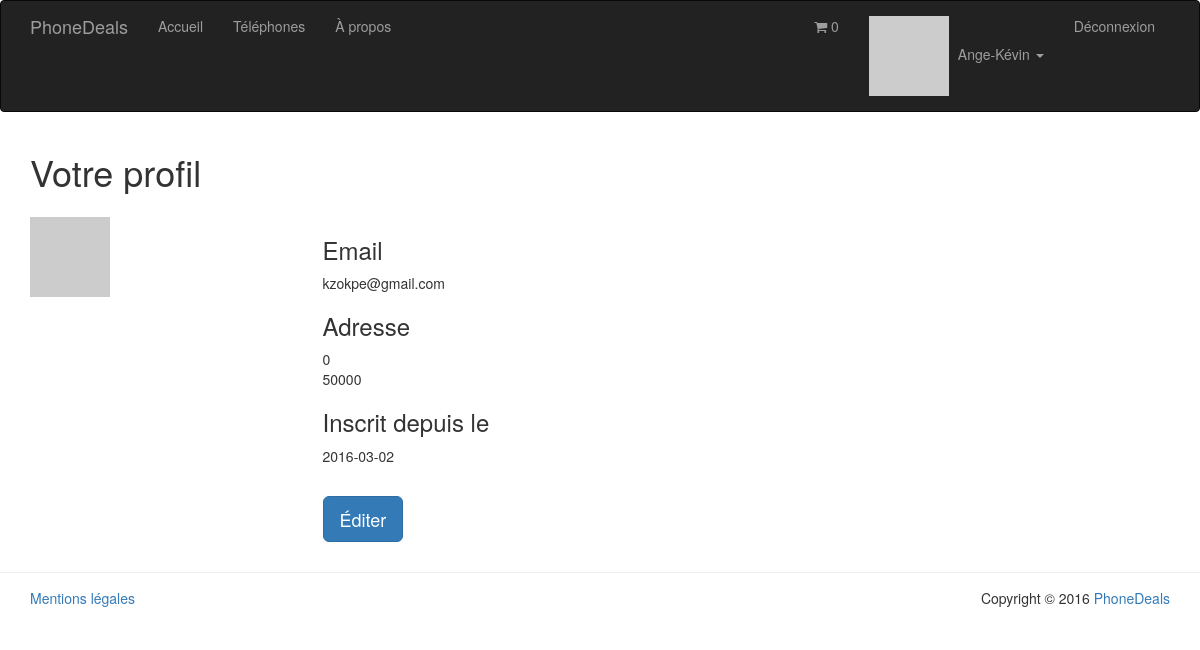
/index.php?page=profile (signed in), run on the app's committed database.
### tables this page shows
CREATE TABLE `member` (
  `id` int(11) NOT NULL,
  `first_name` varchar(128) NOT NULL,
  `last_name` varchar(128) NOT NULL,
  `email` varchar(128) NOT NULL,
  `password` varchar(128) NOT NULL,
  `way_num` int(128) NOT NULL,
  `way_type` enum('Allée','Avenue','Boulevard','Carrrefour','Chemin','Chaussée','Cité','Corniche','Cours','Domaine','Descente','Ecart','Esplanade','Faubourg','Grande Rue','Hameau','Halle','Impasse','Lieu-dit','Lotissement','Marché','Montée','Passage','Place','Plaine','Plateau','Promenade','Parvis','Quartier','Quai','Résidence','Ruelle','Rocade','Rond-point','Route','Rue','Sente','Sentier','Square','Terre-plein','Traverse','Villa','Village') NOT NULL,
  `way_name` varchar(64) NOT NULL,
  `city` varchar(128) NOT NULL,
  `zip_code` int(11) NOT NULL,
  `admin` tinyint(1) NOT NULL,
  `register_date` date NOT NULL
);

### app/model/Member.class.php (called while the page is built, shortened)
<?php
	class Member {
		public function __get($nom){
			return $this->$nom;
		}
		public static function getMemberById($id) {
			$db = PDOConnexion::getInstance();
			$sql = 'SELECT * FROM member WHERE id = :id';
			$sth = $db->prepare($sql);
			$sth->setFetchMode(PDO::FETCH_CLASS|PDO::FETCH_PROPS_LATE, 'Member');
			$sth->execute(array(
				':id' => $id
			));
			return $sth->fetch();
		}
	}
?>

### app/view/profile.php (the view, shortened to what this page needs)
<?php if (App::isLogged()) { ?>
	<div class="container">
		<div class="row">
			<div class="col-md-12">
				<div class="row" style="margin-bottom: 15px;">
					<div class="col-md-12">
						<h1>Votre profil</h1>
					</div>
				</div>
				<div class="row">
					<div class="col-md-3">
						<img src="<?php echo App::getGravatar($member->email); ?>" alt="Avatar de <?php echo $member->first_name; ?>" />
					</div>
					<div class="col-md-9">
						<h3>Email</h3>
						<?php echo $member->email; ?>
						<h3>Adresse</h3>
						<?php echo $member->way_num; ?>
						<?php echo $member->way_name; ?><br />
						<?php echo $member->zip_code; ?>
						<h3>Inscrit depuis le</h3>
						<?php echo $member->register_date; ?><br />
						<a href="#" class="btn btn-lg btn-primary" style="margin-top: 30px;">Éditer</a>
					</div>
				</div>
			</div>
		</div>
	</div>
<?php
	}
	else {
		App::getHeader(404);
	}
?>

### app/view/header.php (shortened to what this page needs)
<!DOCTYPE html>
<html lang="fr">
	<head>
		<link href="css/bootstrap.min.css" rel="stylesheet">
		<link href="https://maxcdn.bootstrapcdn.com/font-awesome/4.5.0/css/font-awesome.min.css" rel="stylesheet">
	</head>
	<body>
		<nav class="navbar navbar-inverse">
			<div class="container">
				<div class="navbar-header">
					<a class="navbar-brand" href="index.php?page=home"><?php echo App::$siteTitle; ?></a>
				</div>
				<div id="navbar" class="collapse navbar-collapse">
					<ul class="nav navbar-nav">
						<li<?php App::isCurrentPage('home'); ?>><a href="index.php?page=home">Accueil</a></li>
						<li<?php App::isCurrentPage('list'); ?>><a href="index.php?page=list">Téléphones</a></li>
						<li<?php App::isCurrentPage('about'); ?>><a href="index.php?page=about">À propos</a></li>
					</ul>
					<ul class="nav navbar-nav navbar-right">
						<li><a href="index.php?page=cart"><i class="fa fa-shopping-cart"></i> 0</a></li>
						<?php if (App::isLogged()) : ?>
							<?php $member = Member::getMemberById($_SESSION['id']); ?>
							<li class="dropdown">
								<a aria-expanded="false" aria-haspopup="true" role="button" data-toggle="dropdown" class="dropdown-toggle" href="#" id="drop1">
									<img src="<?php echo App::getGravatar($member->email, 20); ?>" alt="Avatar de <?php echo $member->first_name; ?>" style="margin-right: 5px;" />
									<?php echo $member->first_name; ?>
									<span class="caret"></span>
								</a>
							</li>
	                        <li><a href="index.php?page=signout">Déconnexion</a></li>
						<?php else: ?>
	                        <li<?php App::isCurrentPage('signup'); ?>><a href="index.php?page=signup">Inscription</a></li>
	                        <li<?php App::isCurrentPage('signin'); ?>><a href="#" data-toggle="modal" data-target="#signin-modal">Connexion</a></li>
	                    <?php endif; ?>
                    </ul>
				</div>
			</div>
		</nav>

### data on the page
member: first_name "Ange-Kévin", email "kzokpe@gmail.com", way_num "0", zip_code "50000", register_date "2016-03-02"

### other printed values
App::$siteTitle "PhoneDeals"
